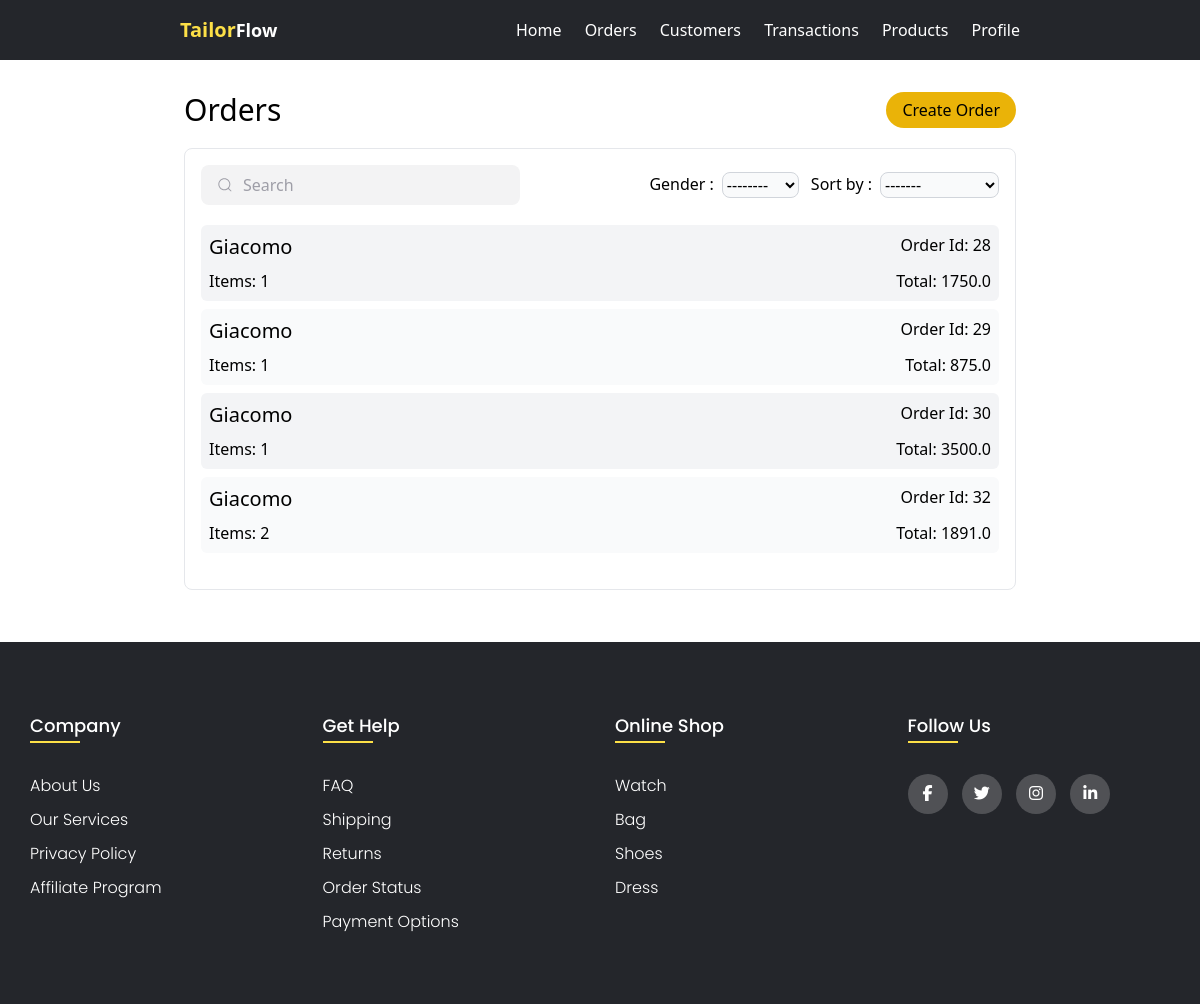
/orders/ (signed in), run on the app's committed database.
### apps/orders/models.py (models this page shows)
class Order(models.Model):
    payment_choices = [
        ('PRE','PREPAID'),
        ('POST','POSTPAID')
    ]
    tailor = models.ForeignKey(TailorUser,on_delete=models.CASCADE,null=True,blank=True)
    customer = models.ForeignKey(Customer,on_delete=models.CASCADE,null=True,blank=True)
    order_date = models.DateField(auto_now_add=True,blank=True,null=True)
    total_price = models.FloatField(blank=True,null=True)
    payment_type = models.CharField(max_length=50,choices=payment_choices,null=True)
    items_count = models.IntegerField(blank=True,null=True)

### apps/customers/models.py (models this page shows, shortened)
class Customer(models.Model):
    gender_choices = [
        ('M',"Male"),
        ('F',"Female"),
    ]
    tailor = models.ForeignKey(TailorUser,on_delete=models.CASCADE,blank=True)
    first_name = models.CharField(max_length=100,blank=False)
    last_name = models.CharField(max_length = 100)
    email = models.EmailField(blank=False)
    gender = models.CharField(max_length=1,choices=gender_choices)
    city = models.CharField(max_length=50,blank=False)
    phone = models.CharField(max_length=20,blank=False)
    profile = models.ImageField(blank=True,null=True,upload_to='profile/',default='default/profile-user.png')
    created_at = models.DateTimeField(auto_now_add=True)

### apps/orders/views.py (the view)
# urls.py: path('',include('apps.orders.urls')),
@login_required
def orders(request):
    orders = Order.objects.filter(tailor=request.user)
    return render(request,'orders/orders.html',{'orders':orders})

### apps/orders/templates/orders/orders.html (shortened to what this page needs)
{%extends 'base.html'%}
{%load static%}
{%block stylesheet%}
  <link rel="stylesheet" href="{%static 'css/customers.css'%}">
{%endblock stylesheet%}
{%block content%}
  <section class="customer-section">
    <div class="customer-content max-w-4xl mx-auto sm:p-8 p-4">
      <div class=" flex justify-between ">
        <h1 class=" text-xl sm:text-3xl font-medium">Orders</h1>
        <button class=" sm:px-4 px-2 rounded-full bg-yellow-500 text-black font-medium">
          <a href="{%url 'select-customer'%}">Create Order</a>
        </button>
      </div>
      <div class="border rounded-lg h-fit sm:p-4 p-2 my-5 gap-3">
          <div class="searchbar-filters flex gap-3 flex-wrap w-full justify-between items-center">
            <div class="group">
              <input oninput="filterCustomers()" placeholder="Search" type="search" class="input search-input">
            </div>
            <div class="flex gap-3">
              <span class=" gap-2 flex flex-wrap">
                <label for="gender">Gender :</label>
                <select onchange="filterCustomers()" name="gender" id="gender">
                  <option value="D">--------</option>
                </select>
             </span>
             <span class=" gap-2 flex flex-wrap" >
                <label for="sortby">Sort by :</label>
                <select onchange="filterCustomers()" name="sortby" id="sortby">
                  <option value="D">-------</option>
                </select>
             </span>
            </div>
          </div>
          <div class="orders-list  my-5 gap-2 grid">
            {%for order in orders%}
              <div onclick="window.location.href='/order-details/{{order.id}}'" class="order-card-container cursor-pointer rounded-md p-2  odd:bg-gray-100 even:bg-gray-50">
                <div class="order-card space-y-2">
                  <div class=" flex justify-between">
                    <p class=" text-lg sm:text-xl font-medium">{{order.customer.first_name}}</p>
                    <p>Order Id: {{order.id}}</p>
                  </div>
                  <div class=" flex justify-between">
                    <p>Items: {{order.items_count}}</p>
                    <p>Total: <span class=" font-medium">{{order.total_price}}</span></p>
                  </div>
                </div>
              </div>
            {%endfor%}
          </div>
      </div>
    </div>
  </section>
{%endblock content%}

### apps/customers/static/css/customers.css (style rules this page uses)
.group { display: flex; line-height: 28px; align-items: center; position: relative; min-width: 190px; width: 40%; }
.input { width: 100%; height: 40px; line-height: 28px; padding: 0 1rem; padding-left: 2.5rem; border: 2px solid transparent; border-radius: 8px; outline: none; background-color: #f3f3f4; color: #0d0c22; transition: .3s ease; }
.input::placeholder { color: #9e9ea7; }
.icon { position: absolute; left: 1rem; fill: #9e9ea7; width: 1rem; height: 1rem; }
select { background-color: rgb(249 250 251); border-radius: 0.5rem; border: 1px solid rgb(209 213 219); }

### static/css/base.css (style rules this page uses)
* { margin:0; padding:0; box-sizing: border-box; }

### data on the page
Order: customer.first_name "Giacomo", id "28", items_count "1", total_price "1750.0"
Order: customer.first_name "Giacomo", id "29", items_count "1", total_price "875.0"
Order: customer.first_name "Giacomo", id "30", items_count "1", total_price "3500.0"
Order: customer.first_name "Giacomo", id "32", items_count "2", total_price "1891.0"
